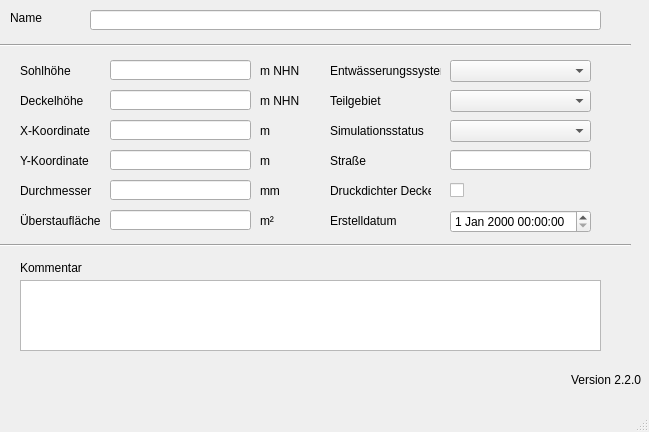
<?xml version="1.0" encoding="UTF-8"?>
<ui version="4.0">
 <class>MainWindow</class>
 <widget class="QMainWindow" name="MainWindow">
  <property name="enabled">
   <bool>true</bool>
  </property>
  <property name="geometry">
   <rect>
    <x>0</x>
    <y>0</y>
    <width>649</width>
    <height>432</height>
   </rect>
  </property>
  <property name="windowTitle">
   <string>MainWindow</string>
  </property>
  <widget class="QWidget" name="centralwidget">
   <widget class="QLabel" name="label_20">
    <property name="geometry">
     <rect>
      <x>330</x>
      <y>120</y>
      <width>111</width>
      <height>21</height>
     </rect>
    </property>
    <property name="text">
     <string>Simulationsstatus</string>
    </property>
   </widget>
   <widget class="QLabel" name="label">
    <property name="geometry">
     <rect>
      <x>10</x>
      <y>10</y>
      <width>46</width>
      <height>16</height>
     </rect>
    </property>
    <property name="text">
     <string>Name</string>
    </property>
   </widget>
   <widget class="Line" name="line">
    <property name="geometry">
     <rect>
      <x>0</x>
      <y>30</y>
      <width>631</width>
      <height>31</height>
     </rect>
    </property>
    <property name="orientation">
     <enum>Qt::Horizontal</enum>
    </property>
   </widget>
   <widget class="QLabel" name="label_14">
    <property name="geometry">
     <rect>
      <x>20</x>
      <y>260</y>
      <width>81</width>
      <height>16</height>
     </rect>
    </property>
    <property name="text">
     <string>Kommentar</string>
    </property>
   </widget>
   <widget class="QLabel" name="label_11">
    <property name="geometry">
     <rect>
      <x>260</x>
      <y>120</y>
      <width>41</width>
      <height>21</height>
     </rect>
    </property>
    <property name="text">
     <string>m</string>
    </property>
   </widget>
   <widget class="QLabel" name="label_5">
    <property name="geometry">
     <rect>
      <x>20</x>
      <y>90</y>
      <width>81</width>
      <height>21</height>
     </rect>
    </property>
    <property name="text">
     <string>Deckelhöhe</string>
    </property>
   </widget>
   <widget class="QLabel" name="label_8">
    <property name="geometry">
     <rect>
      <x>260</x>
      <y>60</y>
      <width>41</width>
      <height>21</height>
     </rect>
    </property>
    <property name="text">
     <string>m NHN</string>
    </property>
   </widget>
   <widget class="QLabel" name="label_70">
    <property name="geometry">
     <rect>
      <x>330</x>
      <y>210</y>
      <width>71</width>
      <height>21</height>
     </rect>
    </property>
    <property name="text">
     <string>Erstelldatum</string>
    </property>
   </widget>
   <widget class="QLabel" name="label_9">
    <property name="geometry">
     <rect>
      <x>20</x>
      <y>150</y>
      <width>81</width>
      <height>21</height>
     </rect>
    </property>
    <property name="text">
     <string>Y-Koordinate</string>
    </property>
   </widget>
   <widget class="QLabel" name="label_12">
    <property name="geometry">
     <rect>
      <x>260</x>
      <y>150</y>
      <width>41</width>
      <height>21</height>
     </rect>
    </property>
    <property name="text">
     <string>m</string>
    </property>
   </widget>
   <widget class="Line" name="line_2">
    <property name="geometry">
     <rect>
      <x>0</x>
      <y>230</y>
      <width>631</width>
      <height>31</height>
     </rect>
    </property>
    <property name="orientation">
     <enum>Qt::Horizontal</enum>
    </property>
   </widget>
   <widget class="QLabel" name="label_6">
    <property name="geometry">
     <rect>
      <x>20</x>
      <y>120</y>
      <width>81</width>
      <height>21</height>
     </rect>
    </property>
    <property name="text">
     <string>X-Koordinate</string>
    </property>
   </widget>
   <widget class="QLabel" name="label_10">
    <property name="geometry">
     <rect>
      <x>260</x>
      <y>90</y>
      <width>41</width>
      <height>21</height>
     </rect>
    </property>
    <property name="text">
     <string>m NHN</string>
    </property>
   </widget>
   <widget class="QLabel" name="label_3">
    <property name="geometry">
     <rect>
      <x>20</x>
      <y>60</y>
      <width>81</width>
      <height>21</height>
     </rect>
    </property>
    <property name="text">
     <string>Sohlhöhe</string>
    </property>
   </widget>
   <widget class="QLabel" name="label_27">
    <property name="geometry">
     <rect>
      <x>260</x>
      <y>180</y>
      <width>41</width>
      <height>21</height>
     </rect>
    </property>
    <property name="text">
     <string>mm</string>
    </property>
   </widget>
   <widget class="QLabel" name="label_39">
    <property name="geometry">
     <rect>
      <x>20</x>
      <y>180</y>
      <width>81</width>
      <height>21</height>
     </rect>
    </property>
    <property name="text">
     <string>Durchmesser</string>
    </property>
   </widget>
   <widget class="QLabel" name="label_40">
    <property name="geometry">
     <rect>
      <x>330</x>
      <y>60</y>
      <width>111</width>
      <height>21</height>
     </rect>
    </property>
    <property name="text">
     <string>Entwässerungssystem</string>
    </property>
   </widget>
   <widget class="QLabel" name="label_41">
    <property name="geometry">
     <rect>
      <x>330</x>
      <y>180</y>
      <width>101</width>
      <height>21</height>
     </rect>
    </property>
    <property name="text">
     <string>Druckdichter Deckel</string>
    </property>
   </widget>
   <widget class="QLineEdit" name="schnam">
    <property name="geometry">
     <rect>
      <x>90</x>
      <y>10</y>
      <width>511</width>
      <height>20</height>
     </rect>
    </property>
   </widget>
   <widget class="QLineEdit" name="sohlhoehe">
    <property name="geometry">
     <rect>
      <x>110</x>
      <y>60</y>
      <width>141</width>
      <height>20</height>
     </rect>
    </property>
   </widget>
   <widget class="QLineEdit" name="deckelhoehe">
    <property name="geometry">
     <rect>
      <x>110</x>
      <y>90</y>
      <width>141</width>
      <height>20</height>
     </rect>
    </property>
   </widget>
   <widget class="QLineEdit" name="xsch">
    <property name="geometry">
     <rect>
      <x>110</x>
      <y>120</y>
      <width>141</width>
      <height>20</height>
     </rect>
    </property>
   </widget>
   <widget class="QLineEdit" name="ysch">
    <property name="geometry">
     <rect>
      <x>110</x>
      <y>150</y>
      <width>141</width>
      <height>20</height>
     </rect>
    </property>
   </widget>
   <widget class="QLineEdit" name="durchm">
    <property name="geometry">
     <rect>
      <x>110</x>
      <y>180</y>
      <width>141</width>
      <height>20</height>
     </rect>
    </property>
   </widget>
   <widget class="QComboBox" name="simstatus">
    <property name="geometry">
     <rect>
      <x>450</x>
      <y>120</y>
      <width>141</width>
      <height>22</height>
     </rect>
    </property>
   </widget>
   <widget class="QComboBox" name="entwart">
    <property name="geometry">
     <rect>
      <x>450</x>
      <y>60</y>
      <width>141</width>
      <height>22</height>
     </rect>
    </property>
   </widget>
   <widget class="QCheckBox" name="druckdicht">
    <property name="geometry">
     <rect>
      <x>450</x>
      <y>180</y>
      <width>70</width>
      <height>21</height>
     </rect>
    </property>
    <property name="text">
     <string/>
    </property>
   </widget>
   <widget class="QTextEdit" name="kommentar">
    <property name="geometry">
     <rect>
      <x>20</x>
      <y>280</y>
      <width>581</width>
      <height>71</height>
     </rect>
    </property>
   </widget>
   <widget class="QLabel" name="label_2">
    <property name="geometry">
     <rect>
      <x>330</x>
      <y>150</y>
      <width>46</width>
      <height>21</height>
     </rect>
    </property>
    <property name="text">
     <string>Straße</string>
    </property>
   </widget>
   <widget class="QLabel" name="label_42">
    <property name="geometry">
     <rect>
      <x>20</x>
      <y>210</y>
      <width>81</width>
      <height>21</height>
     </rect>
    </property>
    <property name="text">
     <string>Überstaufläche</string>
    </property>
   </widget>
   <widget class="QLineEdit" name="ueberstauflaeche">
    <property name="geometry">
     <rect>
      <x>110</x>
      <y>210</y>
      <width>141</width>
      <height>20</height>
     </rect>
    </property>
   </widget>
   <widget class="QLabel" name="label_28">
    <property name="geometry">
     <rect>
      <x>260</x>
      <y>210</y>
      <width>41</width>
      <height>21</height>
     </rect>
    </property>
    <property name="text">
     <string>m²</string>
    </property>
   </widget>
   <widget class="QLineEdit" name="strasse">
    <property name="geometry">
     <rect>
      <x>450</x>
      <y>150</y>
      <width>141</width>
      <height>20</height>
     </rect>
    </property>
   </widget>
   <widget class="QgsDateTimeEdit" name="createdat_2">
    <property name="geometry">
     <rect>
      <x>450</x>
      <y>210</y>
      <width>141</width>
      <height>23</height>
     </rect>
    </property>
   </widget>
   <widget class="QLabel" name="label_13">
    <property name="geometry">
     <rect>
      <x>330</x>
      <y>90</y>
      <width>71</width>
      <height>21</height>
     </rect>
    </property>
    <property name="text">
     <string>Teilgebiet</string>
    </property>
    <property name="buddy">
     <cstring>simstatus</cstring>
    </property>
   </widget>
   <widget class="QComboBox" name="teilgebiet">
    <property name="geometry">
     <rect>
      <x>450</x>
      <y>90</y>
      <width>141</width>
      <height>22</height>
     </rect>
    </property>
   </widget>
   <widget class="QLabel" name="lb_version">
    <property name="geometry">
     <rect>
      <x>570</x>
      <y>370</y>
      <width>71</width>
      <height>20</height>
     </rect>
    </property>
    <property name="toolTip">
     <string>Version QKan Import</string>
    </property>
    <property name="text">
     <string>Version 2.2.0</string>
    </property>
    <property name="alignment">
     <set>Qt::AlignRight|Qt::AlignTrailing|Qt::AlignVCenter</set>
    </property>
   </widget>
  </widget>
  <widget class="QMenuBar" name="menubar">
   <property name="geometry">
    <rect>
     <x>0</x>
     <y>0</y>
     <width>649</width>
     <height>21</height>
    </rect>
   </property>
  </widget>
  <widget class="QStatusBar" name="statusbar"/>
 </widget>
 <customwidgets>
  <customwidget>
   <class>QgsDateTimeEdit</class>
   <extends>QDateTimeEdit</extends>
   <header>qgsdatetimeedit.h</header>
  </customwidget>
 </customwidgets>
 <tabstops>
  <tabstop>schnam</tabstop>
  <tabstop>sohlhoehe</tabstop>
  <tabstop>deckelhoehe</tabstop>
  <tabstop>xsch</tabstop>
  <tabstop>ysch</tabstop>
  <tabstop>durchm</tabstop>
  <tabstop>simstatus</tabstop>
  <tabstop>entwart</tabstop>
  <tabstop>strasse</tabstop>
  <tabstop>druckdicht</tabstop>
  <tabstop>ueberstauflaeche</tabstop>
  <tabstop>createdat_2</tabstop>
  <tabstop>kommentar</tabstop>
 </tabstops>
 <resources/>
 <connections/>
</ui>
